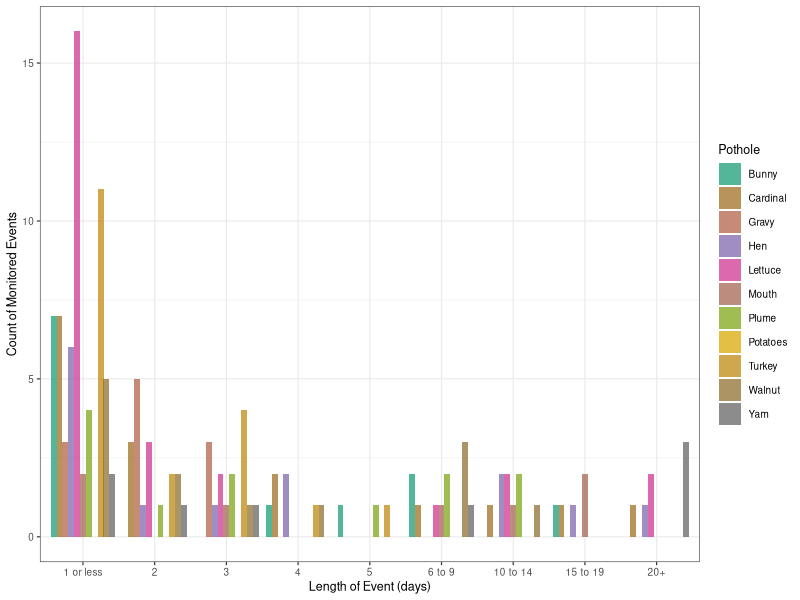
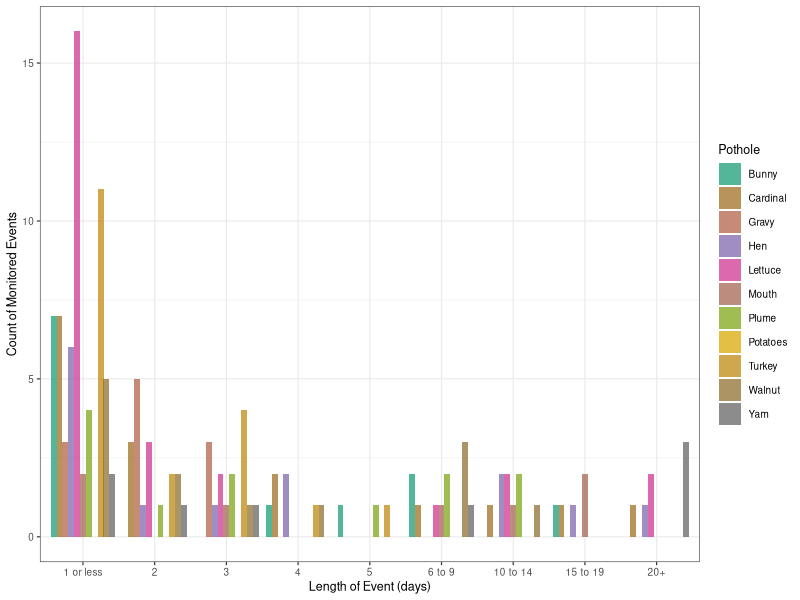

The R script that drew these images, in order:
## ---- chunk 1
knitr::opts_chunk$set(echo = TRUE)
## ---- chunk 2
library(tidyr)
library(dplyr)
library(ggplot2)
library(ggpubr)
library(RColorBrewer)
## ---- chunk 3
events <- read.csv(file = "./data/events.csv",  header=T, sep=",")
events$Days <- factor(events$Days, levels=c("1 or less", "2", "3", "4", "5",
                                            "6 to 9", "10 to 14", "15 to 19", "20+"))

names(events)[9] <- "Yam"

events2 <- events %>%
  gather("Pothole", "Count", 2:12)

## ---- chunk 4
mycolors <- colorRampPalette(brewer.pal(8, "Dark2"))(11)


Fig2 <- ggplot(events2, aes(x = Days, y=Count, fill=Pothole))+
  geom_bar(stat="identity", position="dodge", alpha=0.75)+
  theme_bw(base_size = 9)+
  scale_fill_manual(values=mycolors)+
  labs(
    x="Length of Event (days)",
    y="Count of Monitored Events"
  )

Fig2
## ---- chunk 5
png("02_events.png", width = 190, height = 90, units = "mm",res = 300)
Fig2
dev.off()
